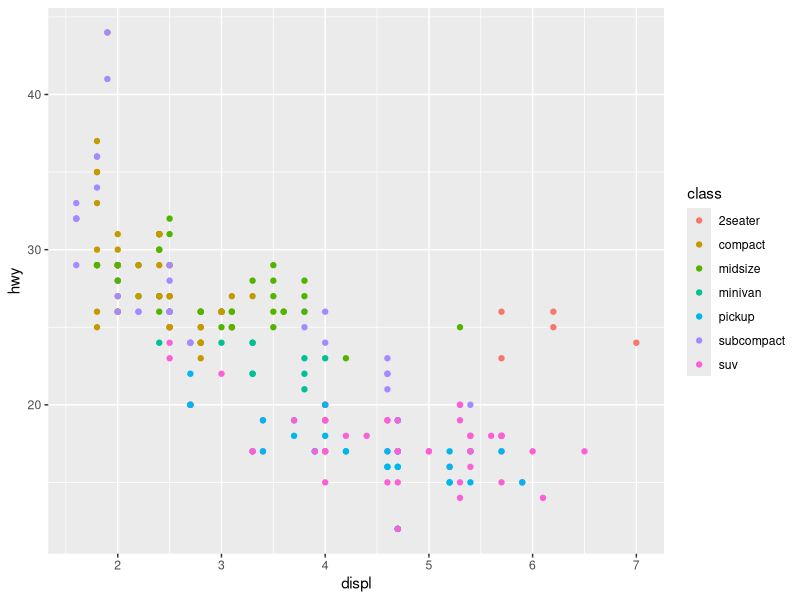
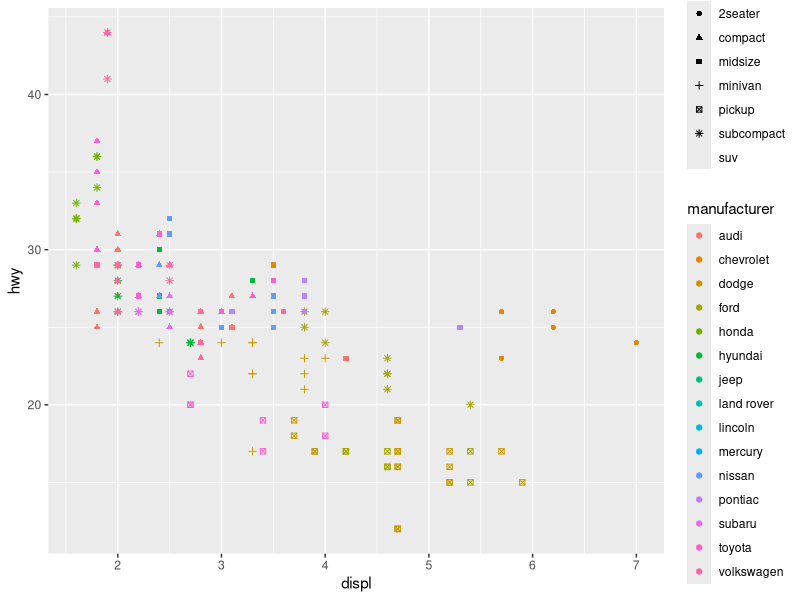
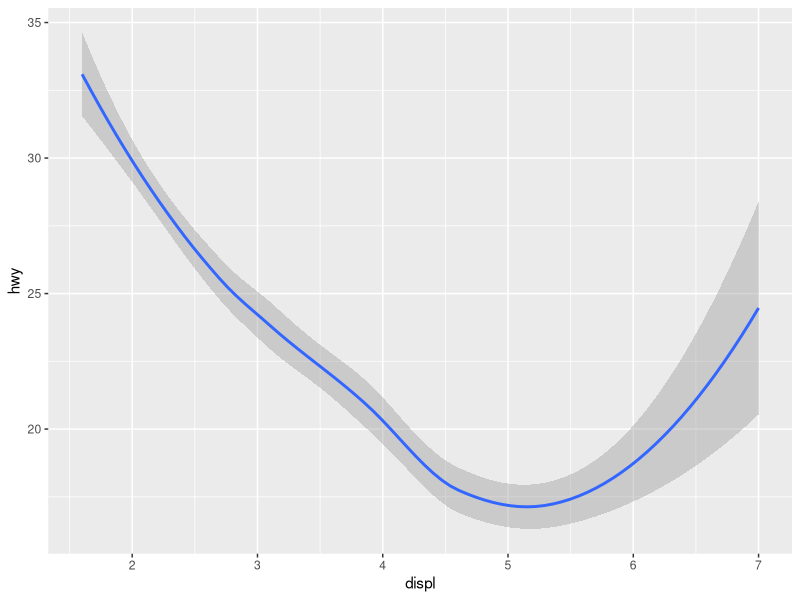
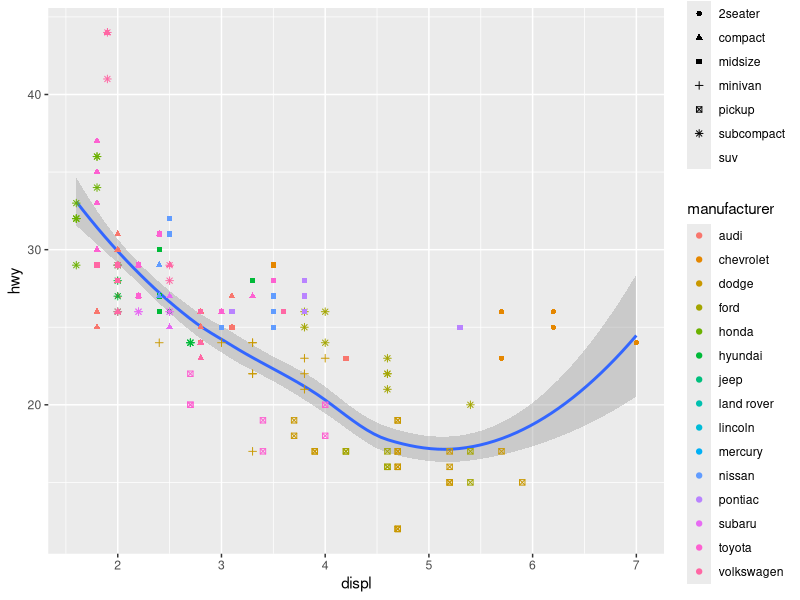
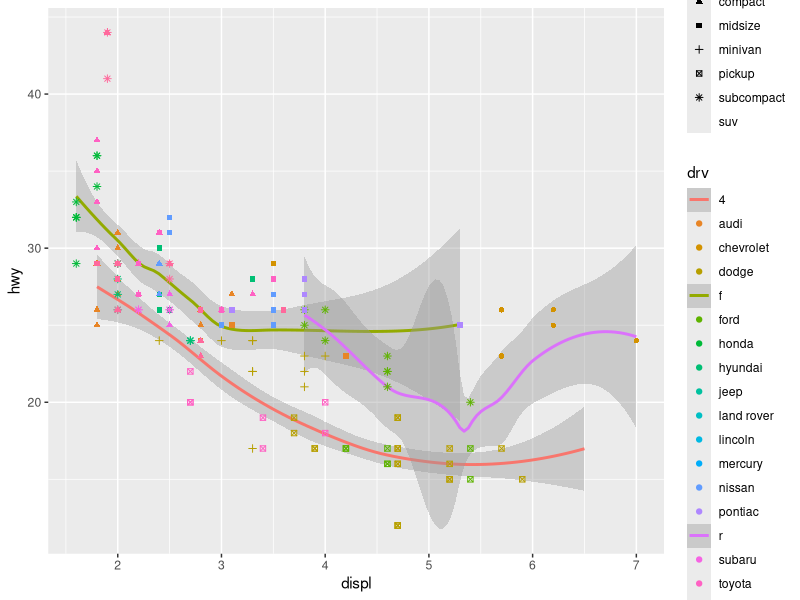
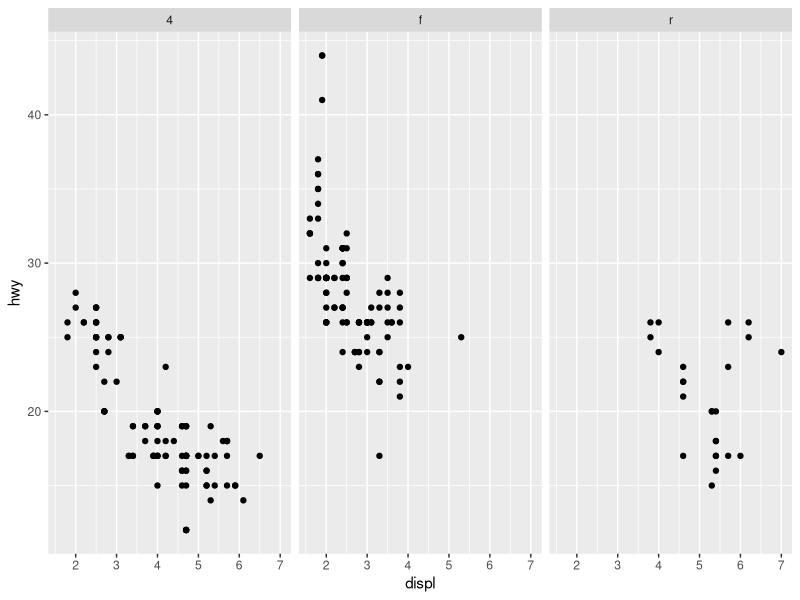
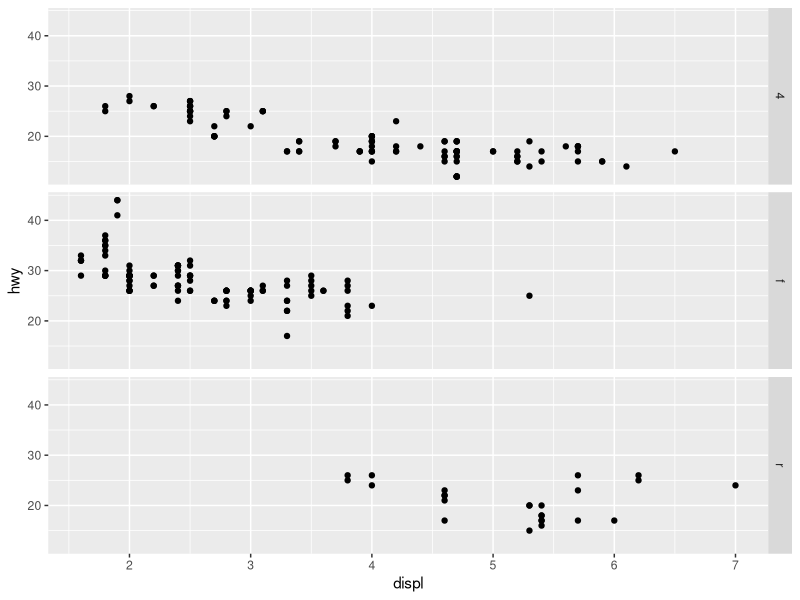
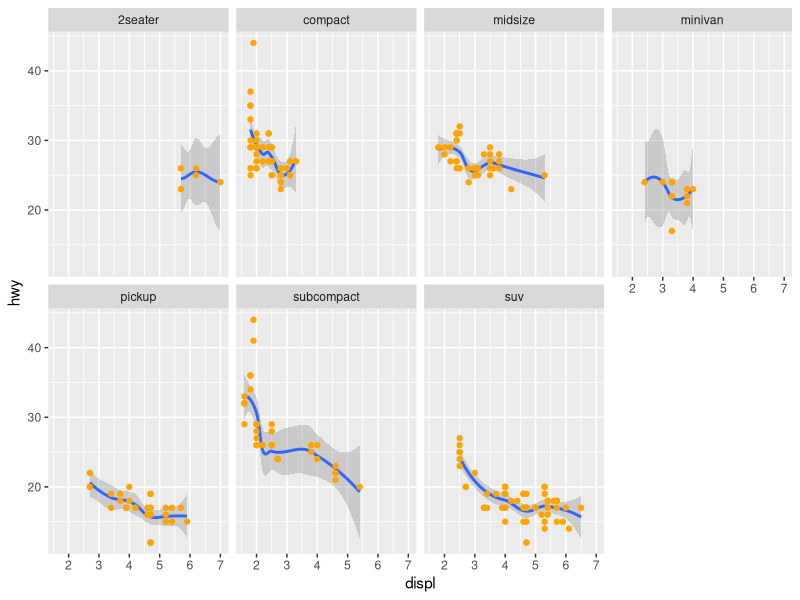

Generate these figures, in order, with R:

#-----------------------------------------------------------
#        Sand box code using ggplot methods
#-----------------------------------------------------------

#
# Load tidyverse librarry
#
library(tidyverse)

#
# Peek at the dataset
#
mpg

#
# Plot data displ vs. hwy with categorizing class with different colors
#
ggplot(data = mpg) +
  geom_point(mapping = aes(x = displ, y = hwy, color = class))

#
# Plot mpg data displ vs hwy with categorizing class with different shapes
#
ggplot(data = mpg) +
  geom_point(mapping = aes(x = displ, y = hwy, shape = class, color = manufacturer))

#
# Plot with a smooth trend plot with a confidence interval
#
ggplot(data = mpg) +
  geom_smooth(mapping = aes(x = displ, y = hwy))

#
# Plot scatter plot with a fit line and confidence interval.
# Pretty good to see the data points as well as the general pattern
#
ggplot(data = mpg) +
  geom_smooth(mapping = aes(x = displ, y = hwy)) + 
  geom_point(mapping = aes(x = displ, y = hwy, shape = class, color = manufacturer))

#
# Really cool visualization. The patterns and scatter plots on hyper drive!
#
ggplot(data = mpg) +
  geom_smooth(mapping = aes(x = displ, y = hwy, group = drv, color = drv)) + 
  geom_point(mapping = aes(x = displ, y = hwy, shape = class, color = manufacturer))

#
# This will give the documentation on te data
#
?mpg

#
# Facets split the plot into subplots to give better visualization.
# The following plot gives three vertical subplots w.r.t. drv variable.
#
ggplot(data = mpg) + 
  geom_point(mapping = aes(x = displ, y = hwy)) +
  facet_grid(. ~ drv)

#
# This facet plot gives the same as above but the plots are horizontal.
#
ggplot(data = mpg) + 
  geom_point(mapping = aes(x = displ, y = hwy)) +
  facet_grid(drv ~ .)

#
# The example below shows all the things together. Subplots, scatter plots,
# Smooth plots and all in different colors.
#
ggplot(data = mpg) + 
  geom_smooth(mapping = aes(x = displ, y = hwy)) + 
  geom_point(mapping = aes(x = displ, y = hwy), color = "orange") + 
  facet_wrap(~ class, nrow = 2)

#
# argument 'se' to geom_smooth shows / hides confidence interval
# Adding jitter makes sure that the adjacent points are not
# plotted on the same point. Jitter adds random noise.
#
ggplot(data = mpg, aes(x = displ, y = hwy)) +
  geom_point(mapping = aes(color = class), position = "jitter") +
  geom_smooth(se = TRUE)

#
# Bar chart of diamonds with clarity used for filling the chart
#
ggplot(data = diamonds) +
  geom_bar(mapping = aes(x = cut, fill = clarity))



ggplot(data = diamonds, mapping = aes(x = cut, fill = clarity)) + 
  geom_bar(alpha = 1/5, position = "identity")

ggplot(data = diamonds, mapping = aes(x = cut, colour = clarity)) + 
  geom_bar(fill = NA, position = "identity")


ggplot(data = diamonds, mapping = aes(x = cut, fill = clarity)) + 
  geom_bar(alpha = 1/2, position = "dodge")


#
# Find the size (dimension) of a dataset
#
dim(diamonds)


ggplot(data = mpg, mapping = aes(x = cty, y = hwy)) + 
  geom_point(position = "jitter") +
  geom_smooth()

nz <- map_data("nz")

#
# This plot shows the abline but doesn't make much sense in this context.
#
ggplot(data = mpg, mapping = aes(x = cty, y = hwy)) + 
  geom_point(position = "jitter") +
  geom_abline()

#
# The Grammer of graphics:
# A plot, a stat, set of aesthetics, etc are stacked together.
#


